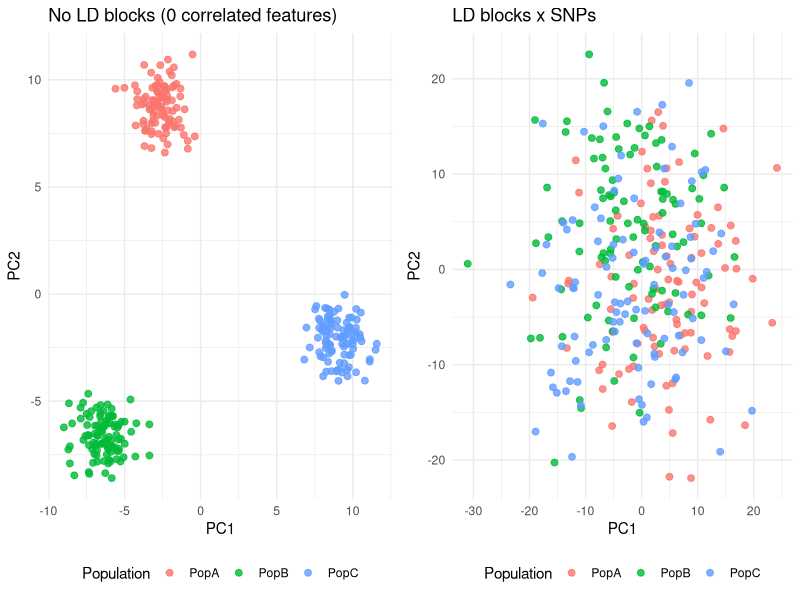
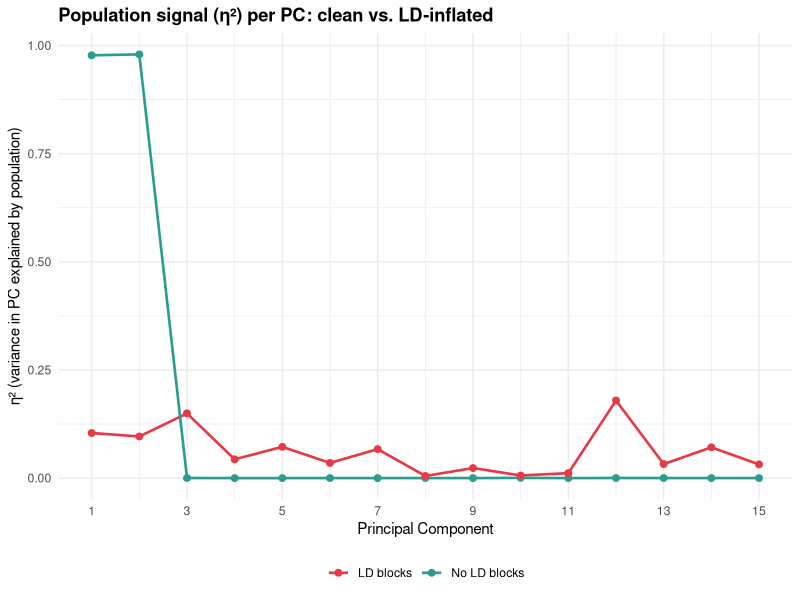

These charts were generated, in order, by the following R code:
## ---- chunk 1
library(ggplot2)
library(gridExtra)
## ---- chunk 2
## HELPER FUNCTIONS MADE WITH CLAUDE: simulate_genotypes, inject_ld_blocks, scale_geno

# Simulate a genotype matrix for n_samples individuals and n_snps independent SNPs.
# Three populations are embedded with different allele frequencies.
# pop_effect controls how different the populations are (0 = no structure).

simulate_genotypes <- function(n_per_pop = 50, n_snps = 200, pop_effect = 0.3) {
  
  n_total <- n_per_pop * 3
  labels  <- rep(c("PopA", "PopB", "PopC"), each = n_per_pop)
  
  # Base allele frequencies for each SNP drawn from Uniform(0.1, 0.5)
  base_freq <- runif(n_snps, 0.1, 0.5)
  
  # Each population has a frequency offset — this creates structure
  freq_A <- pmin(pmax(base_freq + pop_effect * runif(n_snps, -1, 1), 0.05), 0.95)
  freq_B <- pmin(pmax(base_freq + pop_effect * runif(n_snps, -1, 1), 0.05), 0.95)
  freq_C <- pmin(pmax(base_freq + pop_effect * runif(n_snps, -1, 1), 0.05), 0.95)
  
  G <- matrix(NA, nrow = n_total, ncol = n_snps)
  for (i in 1:n_per_pop) {
    G[i,                  ] <- rbinom(n_snps, 2, freq_A)
    G[i + n_per_pop,      ] <- rbinom(n_snps, 2, freq_B)
    G[i + 2 * n_per_pop,  ] <- rbinom(n_snps, 2, freq_C)
  }
  
  list(G = G, labels = labels)
}

# Inject n_blocks correlated LD blocks, each of block_size SNPs.
# A single "founder" SNP is drawn per block; all other SNPs are copies with added noise.
# noise_sd controls imperfection of the correlation (lower = higher r²).

inject_ld_blocks <- function(G, n_blocks = 0, block_size = 20, noise_sd = 0.3) {
  
  if (n_blocks == 0) return(G)
  
  n_samples  <- nrow(G)
  extra_cols <- matrix(NA, nrow = n_samples, ncol = n_blocks * block_size)
  
  col_idx <- 1
  for (b in 1:n_blocks) {
    founder_freq <- runif(1, 0.2, 0.5)
    founder      <- rbinom(n_samples, 2, founder_freq)
    
    for (s in 1:block_size) {
      copy <- round(founder + rnorm(n_samples, 0, noise_sd))
      copy <- pmin(pmax(copy, 0), 2)
      extra_cols[, col_idx] <- copy
      col_idx <- col_idx + 1
    }
  }
  
  cbind(G, extra_cols)
}

# Scale a genotype matrix (mean-center, unit variance per SNP).
# Missing values are mean-imputed (set to 0 after scaling).

scale_geno <- function(G) {
  G_sc <- scale(G, center = TRUE, scale = TRUE)
  G_sc[is.na(G_sc)] <- 0
  G_sc
}
## ---- chunk 3
sim_clean = simulate_genotypes(n_per_pop = 100, n_snps = 1000, pop_effect = 0.2)
G_clean = scale_geno(sim_clean$G)

G_ld = inject_ld_blocks(sim_clean$G, n_blocks = 20, block_size = 60)
G_ld = scale_geno(G_ld)
## ---- chunk 4
pca_clean <- prcomp(G_clean, center = FALSE, scale. = FALSE)
pca_ld <- prcomp(G_ld, center = FALSE, scale. = FALSE)

df_clean <- data.frame(PC1 = pca_clean$x[,1], PC2 = pca_clean$x[,2], pop = sim_clean$labels)
df_ld <- data.frame(PC1 = pca_ld$x[,1], PC2 = pca_ld$x[,2], pop = sim_clean$labels)

p1 <- ggplot(df_clean, aes(PC1, PC2, color = pop)) +
  geom_point(size = 2, alpha = 0.8) +
  theme_minimal() +
  labs(title = "No LD blocks (0 correlated features)",
       color = "Population") +
  theme(legend.position = "bottom")

p2 <- ggplot(df_ld, aes(PC1, PC2, color = pop)) +
  geom_point(size = 2, alpha = 0.8) +
  theme_minimal() +
  labs(title = "LD blocks x SNPs",
       color = "Population") +
  theme(legend.position = "bottom")

grid.arrange(p1, p2, ncol = 2)
## ---- chunk 5
## Correlation computed with code from CLAUDE -- has not been robustly checked
# Compute eta^2 for every PC: SS_between / SS_total from one-way ANOVA
eta_sq <- function(scores, groups) {
  grand_mean  <- mean(scores)
  ss_total    <- sum((scores - grand_mean)^2)
  group_means <- tapply(scores, groups, mean)
  group_ns    <- tapply(scores, groups, length)
  ss_between  <- sum(group_ns * (group_means - grand_mean)^2)
  ss_between / ss_total
}
# Run for both clean and _ld PCA
n_pcs    <- 15
eta_clean <- sapply(1:n_pcs, function(i) eta_sq(pca_clean$x[, i], sim_clean$labels))
eta_ld   <- sapply(1:n_pcs, function(i) eta_sq(pca_ld$x[, i],   sim_clean$labels))
eta_df <- data.frame(
  PC        = rep(1:n_pcs, 2),
  eta2      = c(eta_clean, eta_ld),
  Condition = rep(c("No LD blocks", "LD blocks"), each = n_pcs)
)
ggplot(eta_df, aes(x = PC, y = eta2, color = Condition)) +
  geom_line(linewidth = 0.9) +
  geom_point(size = 2) +
  scale_x_continuous(breaks = seq(1, n_pcs, by = 2)) +
  scale_color_manual(values = c("No LD blocks" = "#2A9D8F",
                                "LD blocks" = "#E63946")) +
  theme_minimal(base_size = 11) +
  labs(
    title = "Population signal (η²) per PC: clean vs. LD-inflated",
    x     = "Principal Component",
    y     = "η² (variance in PC explained by population)",
    color = NULL
  ) +
  theme(legend.position = "bottom",
        plot.title = element_text(face = "bold"))
